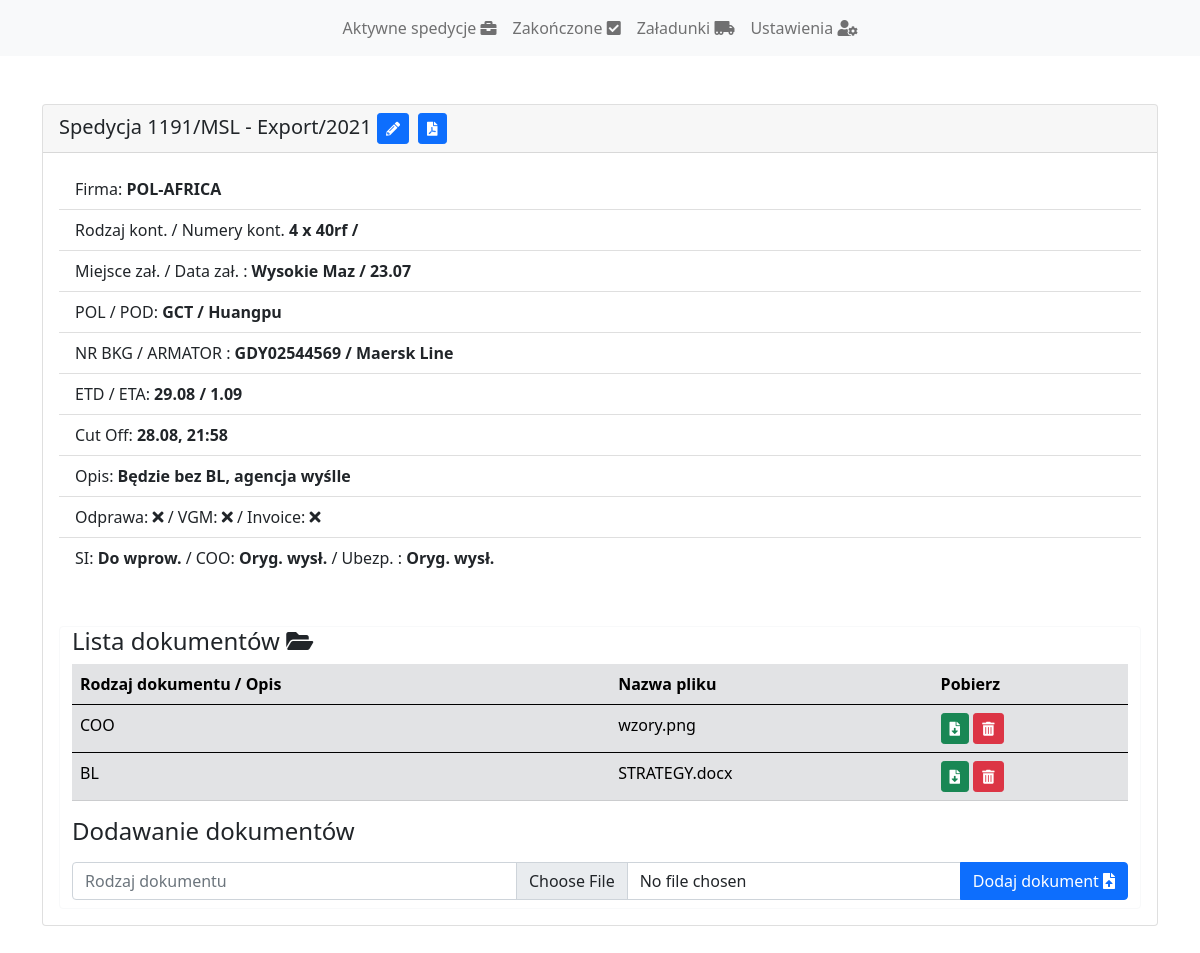
/teczka/case-detail/74, run on the app's committed database.
### teczka/models.py (models this page shows, shortened)
class Teczka(models.Model):
    CONTAINERS_TYPE = (
        ('40dv', '40 standard'),
        ('40hc', '40 high cube'),
        ('40rf', '40 reefer'),
        ('20dv', '20 standard'),
        ('20rf', '20 reefer'),
    )
    STATUS = (
        (None, 'Brak'),
        ('waiting', 'Do wprow.'),
        ('submited', 'Wprowadzone'),
        ('checking', 'Wysł. do spr.'),
        ('amended', 'Popr. wprow.'),
        ('accepted', 'Zaakc.'),
        ('sent', 'Oryg. wysł.'),
    )
    SHIPOWNERS = (
        ('maersk', 'Maersk Line'),
        ('cma', 'CMA'),
        ('msc', 'MSC'),
        ('hapag', 'Hapag Lloyd'),
    )
    CASE_STATUS = (
        ('active', 'Aktywna'),
        ('ended', 'Zakończona'),
    )
    IMP_EXP = (
        ('imp', 'Import'),
        ('exp', 'Export'),
    )
    company = models.CharField(max_length=20, blank=True)
    shipowner = models.CharField(max_length=6, choices=SHIPOWNERS, blank=True)
    booking = models.CharField(max_length=20, blank=True)
    owner = models.ForeignKey(User,
                              on_delete=models.CASCADE)
    case_number = models.CharField(max_length=20, blank=True)
    offer_number = models.CharField(max_length=20, blank=True)
    year = models.IntegerField(default=1999, blank=True)
    cut_off = models.DateTimeField(null=True, blank=True)
    etd = models.DateTimeField(null=True, blank=True)
    eta = models.DateTimeField(null=True, blank=True)
    loading_data = models.DateTimeField(null=True, blank=True)
    amount = models.IntegerField(default=0, blank=True)
    container_type = models.CharField(max_length=4, choices=CONTAINERS_TYPE, blank=True)
    loading_port = models.CharField(max_length=30, blank=True)
    load_place = models.CharField(max_length=20, blank=True)
    destination = models.CharField(max_length=20, blank=True)
    insurance = models.CharField(max_length=30, choices=STATUS, blank=True)
    si = models.CharField(max_length=30, choices=STATUS, blank=True)
    coo = models.CharField(max_length=30, choices=STATUS, blank=True)
    description = models.CharField(max_length=500, blank=True)
    customs = models.NullBooleanField(blank=True, default=False)
    vgm = models.BooleanField(blank=True, default=False)
    invoice = models.NullBooleanField(blank=True, default=False)
    case_status = models.CharField(max_length=10, choices=CASE_STATUS, blank=True, default='active')
    container_numbers = models.CharField(max_length=500, blank=True)
    import_export = models.CharField(max_length=3, choices=IMP_EXP, blank=True, default='exp')

class Document(models.Model):
    case_number = models.ForeignKey(Teczka,
                            on_delete=models.CASCADE)
    title = models.CharField(max_length=100, default='')
    file = models.FileField(upload_to='documents')
    name_file = models.CharField(max_length=100, default='')

### teczka/views.py (the view, shortened to what this page needs)
# urls.py: path('case-detail/<int:case_id>', views.case_detail, name='case_detail'),
def case_detail(request, case_id):
    try:
        case = get_object_or_404(Teczka, id=case_id)
    except:
        case = 0
    try:
        documents = get_list_or_404(Document, case_number=case_id)
    except:
        documents = []
    return render(request, 'case_detail.html', {'case': case, 'documents':documents})

### teczka/templates/case_detail.html (shortened to what this page needs)
{% extends "base.html" %}
{% load custom_tags %}
{% block content %}
<div class="card my-5">
    <h5 class="card-header">Spedycja {{ case.case_number }} - {{ case.get_import_export_display }}/{{ case.year }} <button class='btn btn-primary btn-sm me-1' data-bs-toggle="modal" data-bs-target="#edit-case-{{ case.id }}" ><i class="fas fa-pencil-alt"></i></button>
      <a href="/teczka/generate-pdf/{{ case.id }}" class='btn btn-primary btn-sm'><i class="fas fa-file-pdf"></i></a></h5>
    <div class="card-body">
      <ul class="list-group list-group-flush">
        <li class="list-group-item">Firma: <b>{{ case.company }}</b></li>
        <li class="list-group-item">Rodzaj kont. / Numery kont. <b>{{ case.amount }} x {{ case.container_type }} / {{ case.container_numbers }}</b></li>
      <li class="list-group-item">Miejsce zał. / Data zał. : <b>{{ case.load_place }} / {{ case.loading_data|date:"j.m" }}</b></li>
      <li class="list-group-item">POL / POD: <b>{{ case.loading_port }} / {{ case.destination }}</b></li>
      <li class="list-group-item">NR BKG / ARMATOR : <b>{{ case.booking }} / {{ case.get_shipowner_display }} </b></li>
        <li class="list-group-item">ETD / ETA: <b>{{ case.etd|date:"j.m" }} / {{ case.eta|date:"j.m" }}</b> </li>
        <li class="list-group-item">Cut Off: <b>{{ case.cut_off|date:"j.m, H:i" }} </b></li>
        <li class="list-group-item">Opis: <b>{{ case.description }} </b></li>
        <li class="list-group-item">Odprawa: <b>{% if case.customs %}<i class="fas fa-check"></i>{% else %}<i class="fas fa-times"></i>{% endif %}</b> / VGM: <b>{% if case.vgm %}<i class="fas fa-check"></i>{% else %}<i class="fas fa-times"></i>{% endif %}</b> / Invoice: <b>{% if case.invoice %}<i class="fas fa-check"></i>{% else %}<i class="fas fa-times"></i>{% endif %}</b></li>
        <li class="list-group-item">SI: <b>{{ case.get_si_display }}</b> / COO: <b>{{ case.get_coo_display }}</b> / Ubezp. : <b>{{ case.get_insurance_display }}</b></li>
      </ul>
      <div class="container border border-light rounded mt-5">
        {% if documents %}
        <h4>Lista dokumentów <i class="fas fa-folder-open"></i></h4>
        <table class="table table-secondary">
          <thead>
            <tr>
              <th scope="col">Rodzaj dokumentu / Opis</th>
              <th scope="col">Nazwa pliku</th>
              <th scope="col">Pobierz</th>
            </tr>
          </thead>
        {% for document in documents %}
          <tbody>
            <tr>
              <td>{{ document.title }}</td>
              <td>{{ document.name_file }}</td>
              <td>
                <form method="post" action="/teczka/delete-document/{{ case.id }}/{{ document.id }}">
                <a class="btn btn-success btn-sm" href="/static/{{ document.file }}"><i class="fas fa-file-download"></i></a>
                <button type="submit" class="btn btn-danger btn-sm"><i class="fas fa-trash-alt"></i></button>
                </form>
              </td>
            </tr>
          </tbody>
        {% endfor %}
        </table>
        {% endif %}
        <h4 class="mb-3">Dodawanie dokumentów </h4>
        <form method='post' action="/teczka/case-detail/{{ case.id }}" enctype="multipart/form-data">
          <div class="input-group my-2">
            <input class="form-control" type="text" placeholder="Rodzaj dokumentu" name="title">
            <input class="form-control" required type="file" name="document">
            <button class=" btn btn-primary"  type="submit">Dodaj dokument <i class="fas fa-file-upload"></i></button>
          </div>
        </form>
      </div>
    </div>
  </div>
{% endblock %}

### data on the page
Teczka: case_number "1191/MSL", import_export "Export", year "2021", company "POL-AFRICA", amount "4", container_type "40rf", load_place "Wysokie Maz", loading_data "23.07", loading_port "GCT", destination "Huangpu", booking "GDY02544569", shipowner "Maersk Line", etd "29.08", eta "1.09", cut_off "28.08, 21:58", description "Będzie bez BL, agencja wyślle", si "Do wprow.", coo "Oryg. wysł.", insurance "Oryg. wysł."
Document: title "COO", name_file "wzory.png"
Document: title "BL", name_file "STRATEGY.docx"
